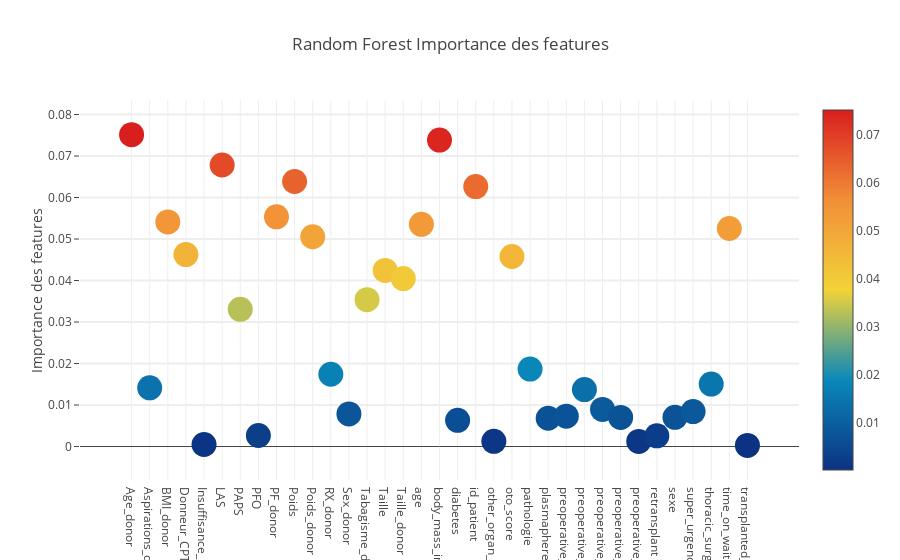

Source (notebook cell):
### Markdown cell above
## Feature Importance Visualisation

### Code cell
trace = go.Scatter(x = feature_dataframe['features'].values,
    y = feature_dataframe['Random Forest Importance des features'].values,
    
    mode='markers',
    marker=dict(
        sizemode = 'diameter',
        sizeref = 1,
        size = 25,
        #color = np.random.randn(500), #set color equal to a variable
        color = feature_dataframe['Random Forest Importance des features'].values,
        colorscale='Portland',
        showscale=True
    ),
    text = feature_dataframe['features'].values
)

data = [trace]

layout= go.Layout(
    autosize= True,
    title= 'Random Forest Importance des features',
    hovermode= 'closest',
    yaxis=dict(
        title= 'Importance des features',
        ticklen= 5,
        gridwidth= 2
    ),
    showlegend= False
)

fig = go.Figure(data=data, layout=layout)

py.iplot(fig,filename='scatter2010')

### Figure 1 — Plotly figure (JSON) as saved in the notebook; plotly's stock layout.template omitted (floating-point values rounded to 4 significant figures)
{"data": [{"marker": {"color": [0.07516, 0.01414, 0.05411, 0.04625, 0.0004868, 0.06783, 0.03305, 0.002655, 0.05536, 0.06386, 0.05055, 0.01742, 0.007866, 0.0354, 0.04244, 0.04047, 0.05355, 0.07384, 0.006306, 0.06264, 0.001256, 0.04579, 0.01867, 0.006811, 0.007317, 0.01371, 0.00894, 0.007007, 0.001233, 0.002568, 0.007038, 0.00841, 0.01504, 0.05253, 0.0002758], "colorscale": "Portland", "showscale": true, "size": 25, "sizemode": "diameter", "sizeref": 1}, "mode": "markers", "text": ["Age_donor", "Aspirations_donor", "BMI_donor", "Donneur_CPT", "Insuffisance_renale", "LAS", "PAPS", "PFO", "PF_donor", "Poids", "Poids_donor", "RX_donor", "Sex_donor", "Tabagisme_donor", "Taille", "Taille_donor", "age", "body_mass_index", "diabetes", "id_patient", "other_organ_transplantation", "oto_score", "pathologie", "plasmapherese", "preoperative_ECMO", "preoperative_ICU", "preoperative_mechanical_ventilation", "preoperative_pulmonary_hypertension", "preoperative_vasopressor", "retransplant", "sexe", "super_urgence", "thoracic_surgery_history", "time_on_waiting_liste", "transplanted_twice_during_study_period"], "type": "scatter", "uid": "8e678c4a-fbda-11e8-aa08-6002921757e3", "x": ["Age_donor", "Aspirations_donor", "BMI_donor", "Donneur_CPT", "Insuffisance_renale", "LAS", "PAPS", "PFO", "PF_donor", "Poids", "Poids_donor", "RX_donor", "Sex_donor", "Tabagisme_donor", "Taille", "Taille_donor", "age", "body_mass_index", "diabetes", "id_patient", "other_organ_transplantation", "oto_score", "pathologie", "plasmapherese", "preoperative_ECMO", "preoperative_ICU", "preoperative_mechanical_ventilation", "preoperative_pulmonary_hypertension", "preoperative_vasopressor", "retransplant", "sexe", "super_urgence", "thoracic_surgery_history", "time_on_waiting_liste", "transplanted_twice_during_study_period"], "y": [0.07516, 0.01414, 0.05411, 0.04625, 0.0004868, 0.06783, 0.03305, 0.002655, 0.05536, 0.06386, 0.05055, 0.01742, 0.007866, 0.0354, 0.04244, 0.04047, 0.05355, 0.07384, 0.006306, 0.06264, 0.001256, 0.04579, 0.01867, 0.006811, 0.007317, 0.01371, 0.00894, 0.007007, 0.001233, 0.002568, 0.007038, 0.00841, 0.01504, 0.05253, 0.0002758]}], "layout": {"autosize": true, "hovermode": "closest", "showlegend": false, "title": "Random Forest Importance des features", "yaxis": {"gridwidth": 2, "ticklen": 5, "title": "Importance des features"}}}
